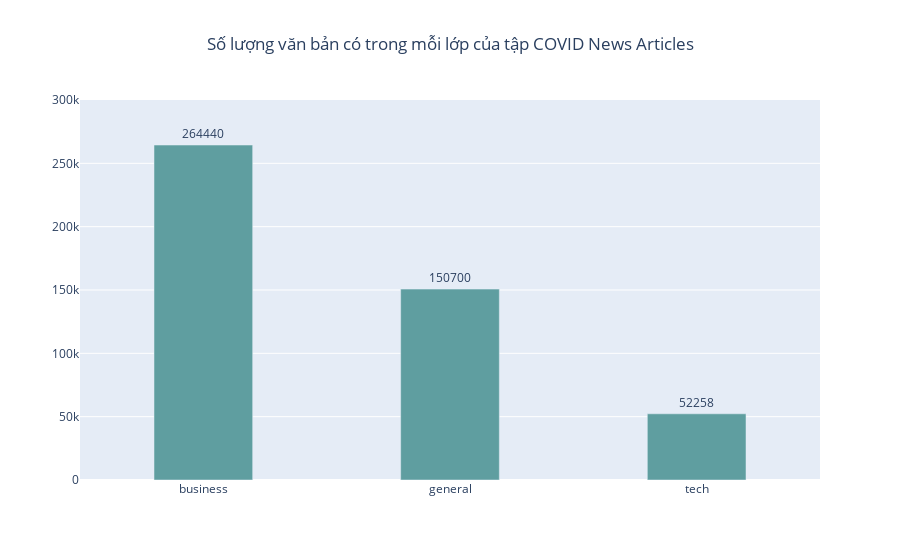

Here is the notebook cell this chart was saved with:
### Code cell
large_groups = data_Clean.groupby(by='Label').count()['Text']
groups = large_groups[large_groups > 10000]

fig = go.Figure()
fig.add_trace(go.Bar(
    x=groups.index,
    y=groups.values,
    marker_color='cadetblue',
    width=0.4, 
    text=groups,
    textposition='outside'
))

fig.update_layout(title=f'Số lượng văn bản có trong mỗi lớp của tập COVID News Articles', title_x=0.5,  yaxis=dict(range=[0, 300000]))

fig.show()

### Figure 1 — Plotly figure (JSON) as saved in the notebook; plotly's stock layout.template omitted (floating-point values rounded to 4 significant figures)
{"data": [{"marker": {"color": "cadetblue"}, "text": [264440, 150700, 52258], "textposition": "outside", "type": "bar", "width": 0.4, "x": ["business", "general", "tech"], "y": [264440, 150700, 52258]}], "layout": {"title": {"text": "Số lượng văn bản có trong mỗi lớp của tập COVID News Articles", "x": 0.5}, "yaxis": {"range": [0, 300000]}}}
